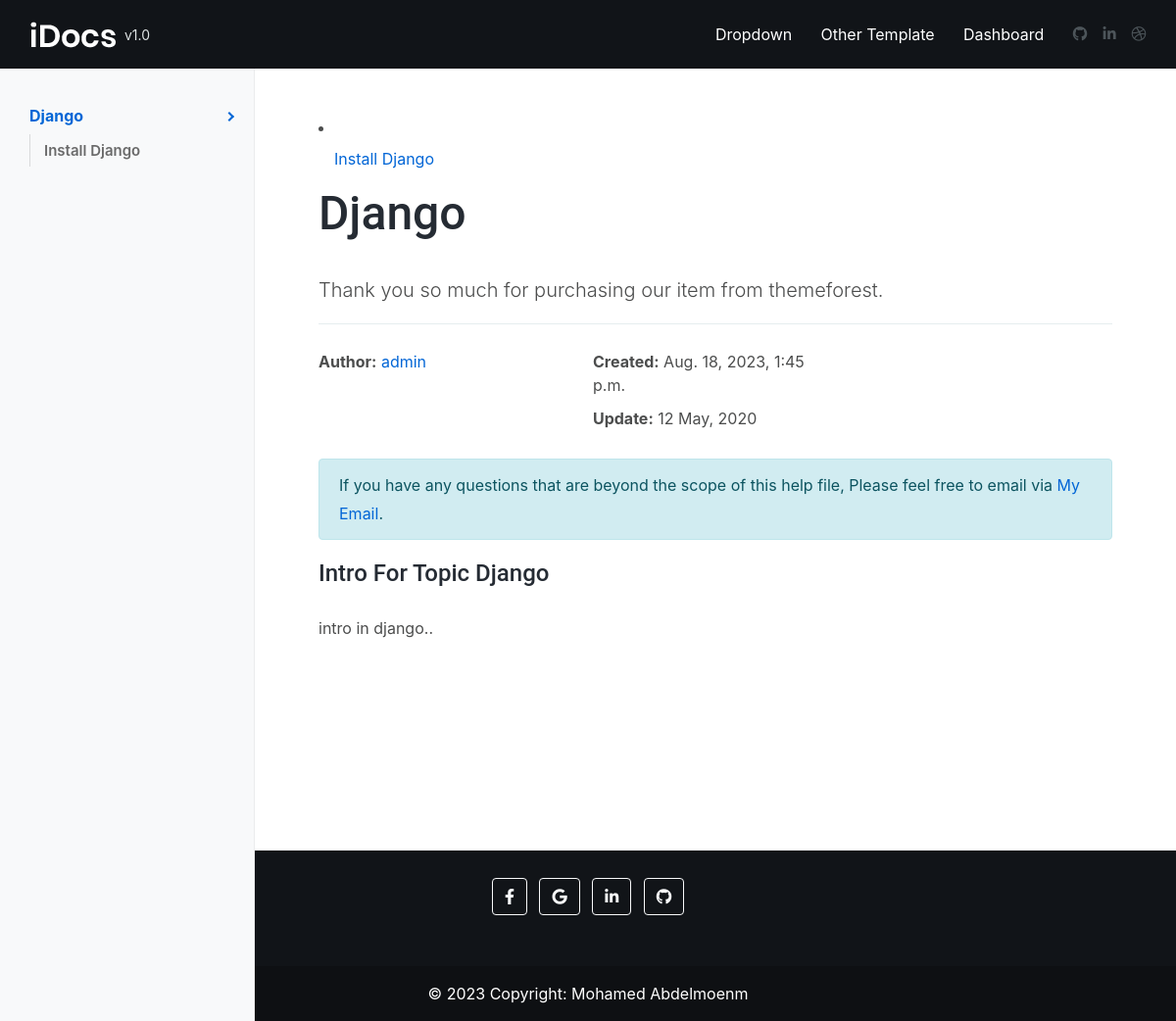
Before: /category/2 with the older database file.
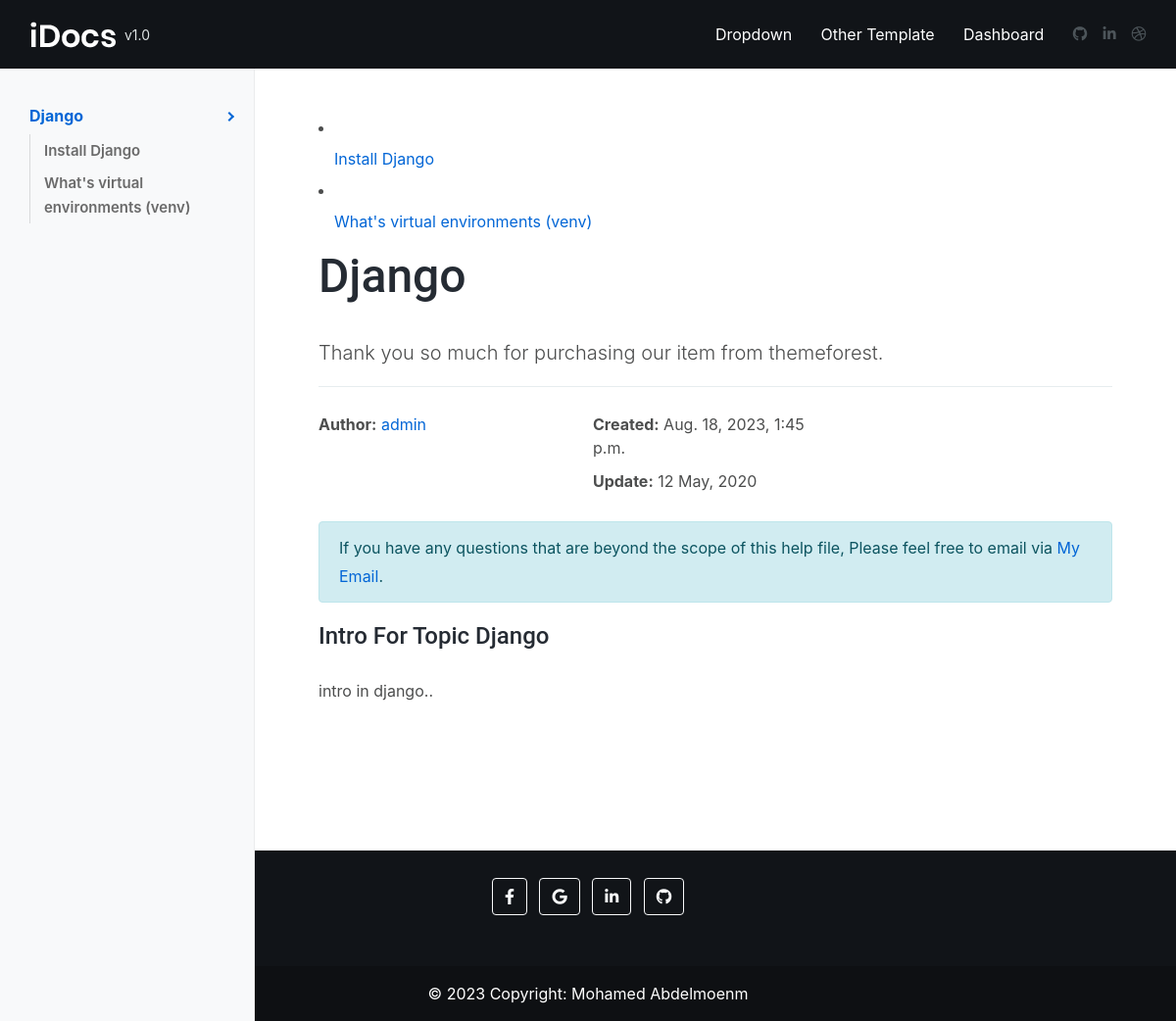
After: the same page with the newer database file.
### docs_app/models.py (models this page shows, shortened)
class Document(models.Model):
    category = models.ForeignKey(Category, on_delete=models.CASCADE, related_name='document_user' , verbose_name=_('Document'))
    title = models.CharField(_('Title'),max_length=100)
    content = RichTextField(_('Content'))
    video = models.FileField(_('Video'), upload_to='document_videos/', blank=True, null=True)
    author = models.ForeignKey(User, on_delete=models.SET_NULL, null=True, related_name='document_author', verbose_name=_('Author'))
    created_at = models.DateTimeField(_('Created AT'),default= timezone.now)

### docs_app/views.py (the view)
# urls.py: path('category/<int:id>', Document_List, name='document_list'),
def Document_List(request, id):
    data = Category.objects.get(id=id)
    documents = Document.objects.filter(category = data)
    return render(request, 'doc/category_detail.html', {'category':data , 'documents':documents})

### docs_app/templates/doc/category_detail.html (shortened to what this page needs)
{% extends 'base.html' %}
{% block body %}
	<div class="idocs-navigation bg-light">
    <ul class="nav flex-column ">
        <li class="nav-item"><a class="nav-link active" href="#idocs_start">{{category.name}} </a>
          <ul class="nav flex-column">
            {% for document in documents %}
            <li class="nav-item"><a class="nav-link" href="/category/{{category.id}}/document/{{document.id}}">{{document.title}}</a></li>
            {% endfor %}
        </ul>
        </li>
  </div>
    <div class="idocs-content">
      <div class="container">
        <section id="idocs_start">
          {% for document in documents %}
          <li class="nav-item"><a class="nav-link" href="/category/{{category.id}}/document/{{document.id}}">{{document.title}}</a></li>
          {% endfor %}
        <h1>{{category.name|safe}}</h1>
        <p class="lead">Thank you so much for purchasing our item from themeforest.</p>
		<hr>
		<div class="row">
			<div class="col-sm-6 col-lg-4">
				<ul class="list-unstyled">
					<li><strong>Author:</strong> <a href="http://www.harnishdesign.net" target="_blank">{{category.author}}</a></li>
				</ul>
			</div>
			<div class="col-sm-6 col-lg-4">
				<ul class="list-unstyled">
					<li><strong class="font-weight-700">Created:</strong> {{category.created_at}}</li>
					<li><strong>Update:</strong> 12 May, 2020</li>
				</ul>
			</div>
		</div>
        <p class="alert alert-info">If you have any questions that are beyond the scope of this help file, Please feel free to email via <a target="_blank" href="https://mail.google.com/mmohamedabdelm@gmail.com">My Email</a>.</p>
        </section>
        <h4>Intro For Topic {{category.name|safe}}</h2>
					<p>{{category.intro|safe}}..</h3>
      </div>
    </div>
  </div>
  {% endblock body%}

Changed rows visible on the page:
added Document: title "What's virtual environments (venv)"
